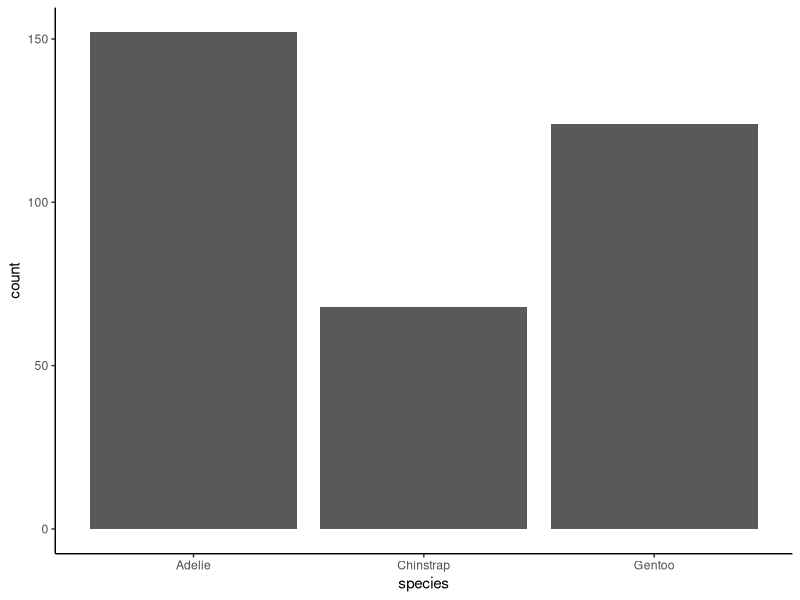
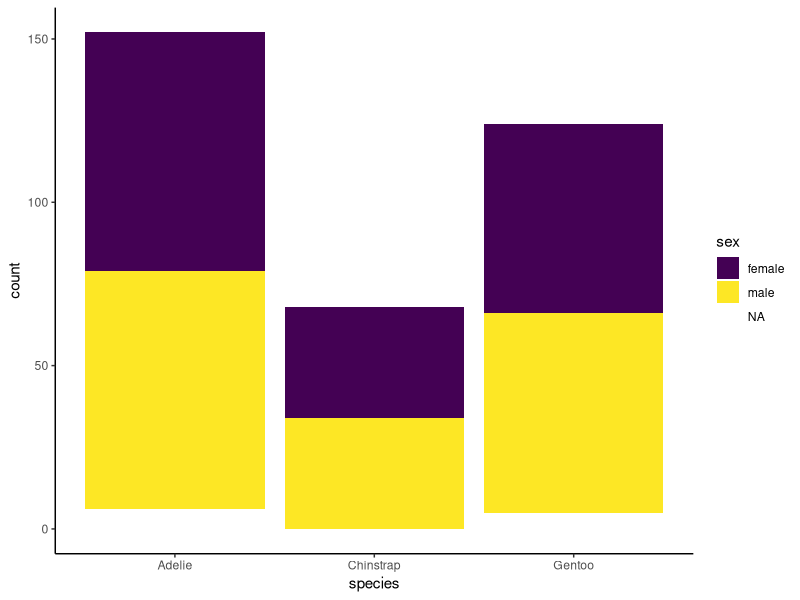
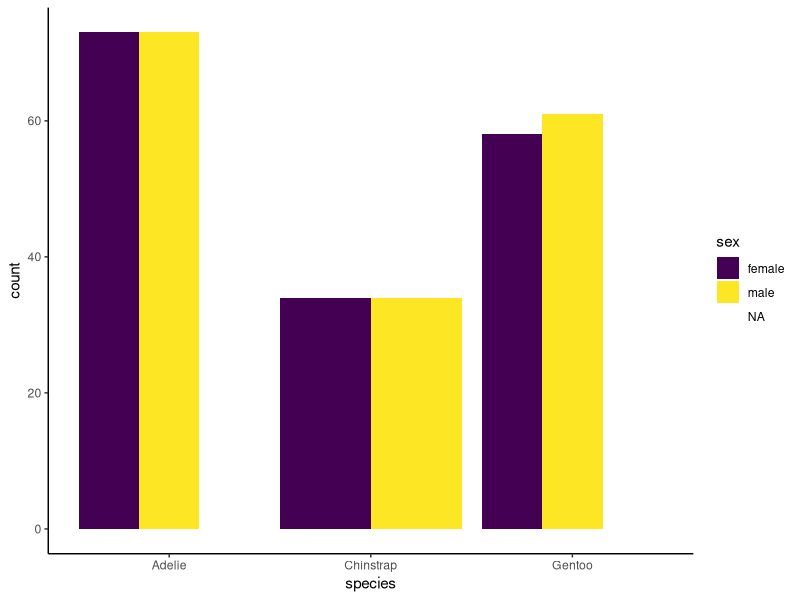
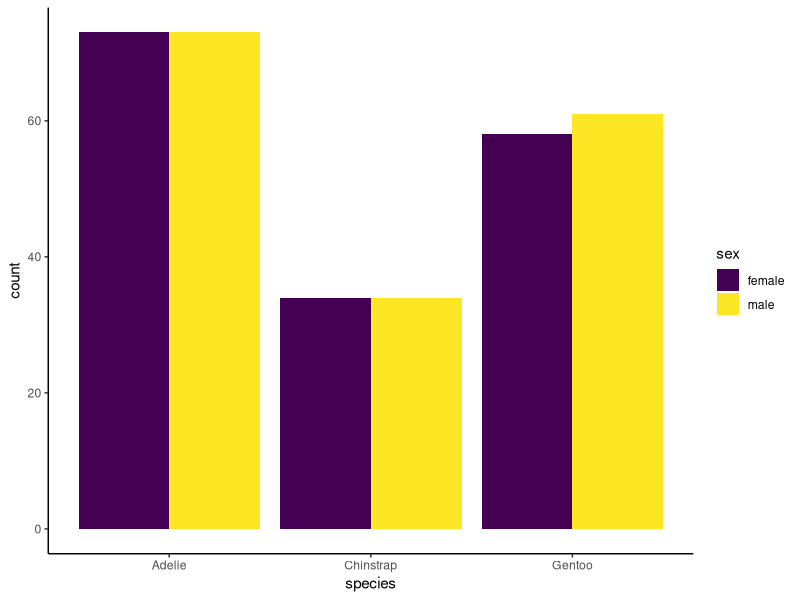
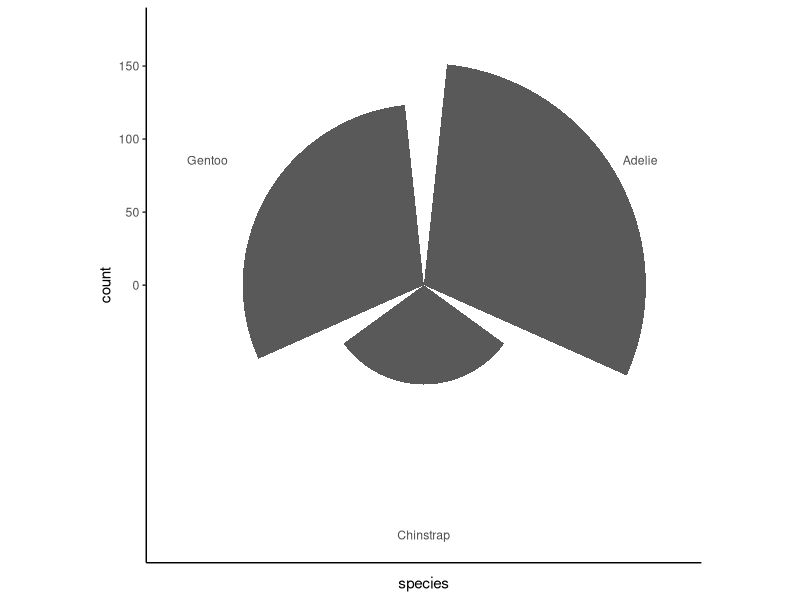
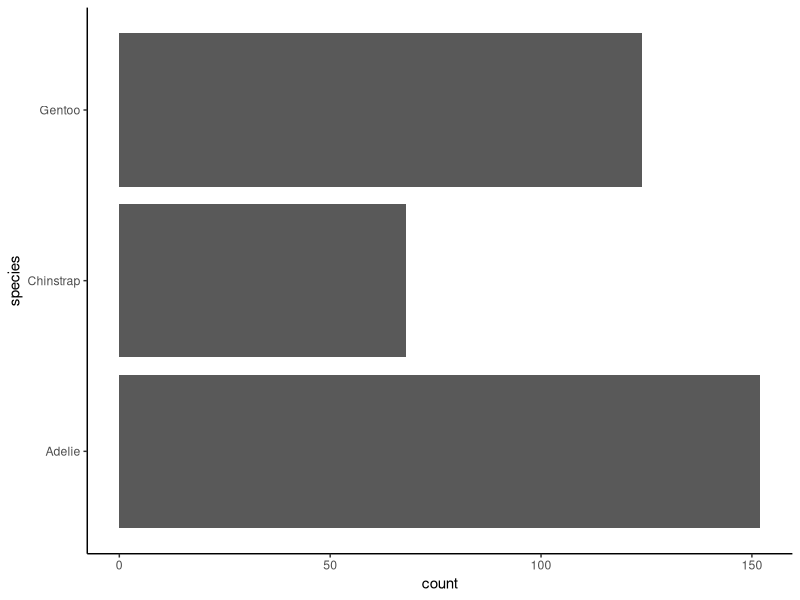
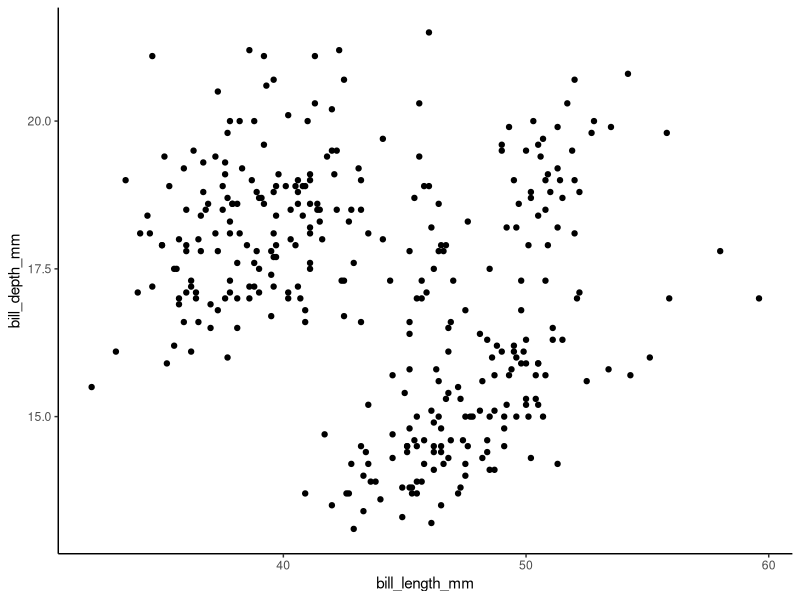
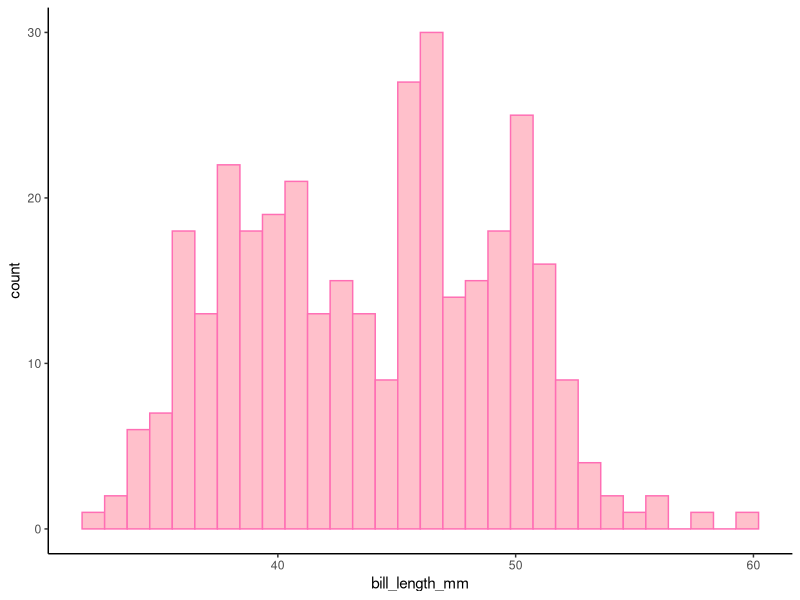

Reproduce these figures in R, in order.
## ---- chunk 1
library(palmerpenguins)
library(tidyverse)
theme_set(theme_classic())
## ---- chunk 2
penguins |> group_by(species) |> summarise(count = n()) |>
  ggplot(aes(x = species)) + geom_bar(aes(x = species, y = count), stat = "identity") # same as if I used geom_col

## ---- chunk 3
ggplot(data = penguins, aes(x = species, fill = sex)) +
  geom_bar(position = "stack") + ## don't need "stack" because it's default
  scale_fill_viridis_d()

ggplot(data = penguins, aes(x = species, fill = sex)) +
  geom_bar(position = position_dodge(0.9)) + 
  scale_fill_viridis_d()

penguins_na = penguins |> na.omit() # gets rid of NAs 

ggplot(data = penguins_na, aes(x = species, fill = sex)) +
  geom_bar(position = position_dodge(0.9)) + 
  scale_fill_viridis_d()

## ---- chunk 4
ggplot(data = penguins, aes(x = species)) +
  geom_bar() +
  coord_polar()

ggplot(data = penguins, aes(x = species)) + 
  geom_bar() +
  coord_flip() # flips coordinate 
## ---- chunk 5
ggplot(data = penguins, aes(x = bill_length_mm, y = bill_depth_mm)) +
  geom_point(stat = "identity", position = "identity") +
  facet_null() +
  coord_cartesian()
## ---- chunk 6
ggplot(data = penguins, aes(x = bill_length_mm)) +
  geom_histogram(color = "hotpink1", fill = "pink")
## ---- chunk 7
penguins |> ggplot(aes(x = year, y = body_mass_g)) + 
  geom_jitter(width = 0.2, shape = 21, size = 3)
## ---- chunk 8
ggplot(data = penguins, aes(x = bill_length_mm, col = species)) +
  geom_freqpoly(linewidth = 1.5) +
  scale_colour_brewer(palette = "Dark2")
## ---- chunk 9
ggplot(data = penguins, aes(x = bill_length_mm, y = bill_depth_mm, col = species)) +
  geom_point() +
  geom_smooth(se = FALSE) 
## ---- chunk 10
ggplot(data = penguins, aes(x = body_mass_g, y = bill_length_mm, col = species)) +
  geom_point(stat = "identity", position = "identity") +
  facet_null() +
  coord_cartesian() + 
  scale_color_brewer(palette = "Dark2")
## ---- chunk 11
ggplot(data = penguins_na, aes(y = bill_length_mm, x = species, fill = sex)) +
  geom_col(position = position_dodge(0.9)) +
  scale_fill_brewer(palette = "Dark2")

ggplot(data = penguins_na, aes(y = bill_length_mm, x = species, fill = sex)) +
  geom_col(position = position_dodge(0.9)) +
  scale_fill_brewer(palette = "Dark2") + 
  coord_flip() 
